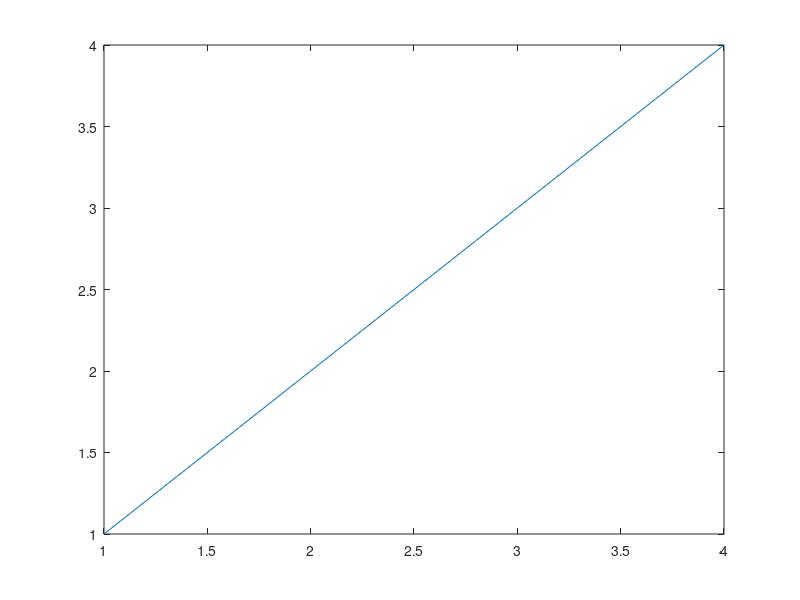

MATLAB code to generate this figure:
%Write a program to implement the sum of two array and display it
clc;
clear all;
close all;

a=[1 2 3 4];
b=[4 5 6 7];
sum=a+b;  % sum of two array
disp(sum);   % display summation
c=a;   %Assign array a to c
k=5;
summ=a+k;
disp(summ);
plot(a);
